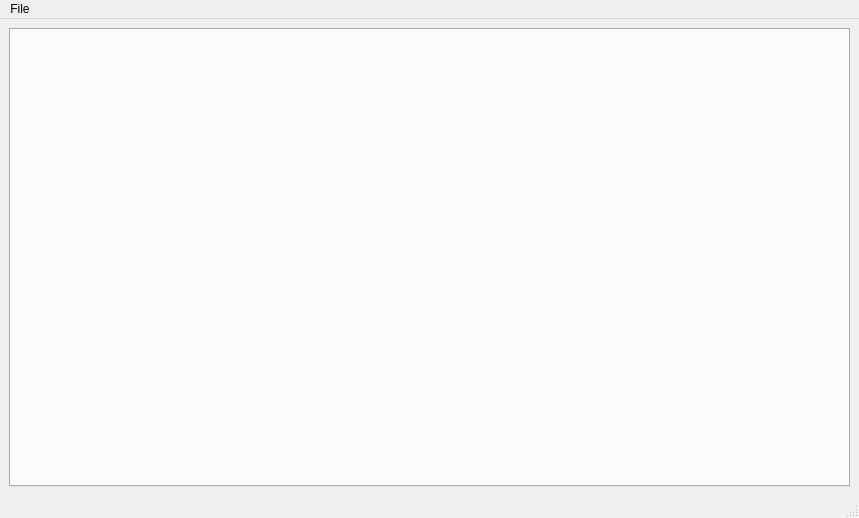
<?xml version="1.0" encoding="UTF-8"?>
<ui version="4.0">
 <class>MainWindow</class>
 <widget class="QMainWindow" name="MainWindow">
  <property name="geometry">
   <rect>
    <x>0</x>
    <y>0</y>
    <width>859</width>
    <height>518</height>
   </rect>
  </property>
  <property name="windowTitle">
   <string>MainWindow</string>
  </property>
  <widget class="QWidget" name="centralWidget">
   <layout class="QVBoxLayout" name="verticalLayout">
    <item>
     <widget class="QTabWidget" name="importTabs"/>
    </item>
   </layout>
  </widget>
  <widget class="QMenuBar" name="menubar">
   <property name="geometry">
    <rect>
     <x>0</x>
     <y>0</y>
     <width>859</width>
     <height>30</height>
    </rect>
   </property>
   <widget class="QMenu" name="menuFile">
    <property name="title">
     <string>File</string>
    </property>
    <addaction name="actionImport_File"/>
       <addaction name="actionImport_Hydrus"/>
       <addaction name="actionImport_PTR"/>
       <addaction name="separator"/>
       <addaction name="actionOptions"/>
   </widget>
   <addaction name="menuFile"/>
  </widget>
  <widget class="QStatusBar" name="statusbar"/>
  <action name="actionImport_File">
   <property name="text">
    <string>Import File...</string>
   </property>
  </action>
  <action name="actionImport_Hydrus">
   <property name="text">
    <string>Import Hydrus...</string>
   </property>
  </action>
  <action name="actionOptions">
   <property name="text">
    <string>Options</string>
   </property>
  </action>
     <action name="actionImport_PTR">
         <property name="text">
             <string>Import PTR...</string>
   </property>
  </action>
 </widget>
 <resources/>
 <connections/>
 <slots>
  <slot>addHydrusImporter()</slot>
  <slot>addFileImporter()</slot>
 </slots>
</ui>
